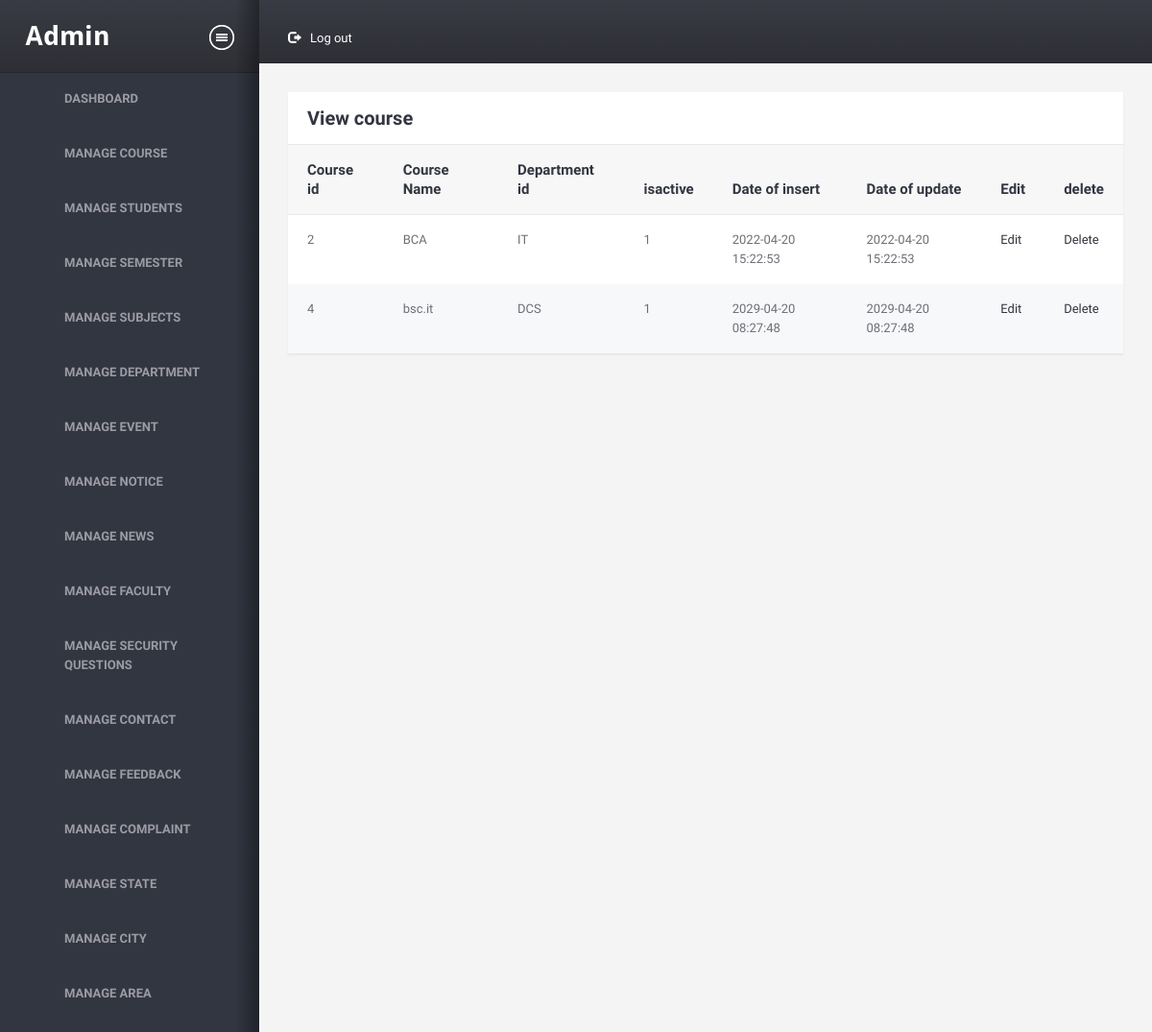
/admin/viewcourse.php (signed in), run on the app's committed database.
### tables this page shows
CREATE TABLE `course` (
  `course_id` int(11) NOT NULL,
  `course_name` varchar(20) NOT NULL,
  `department_id` int(11) NOT NULL,
  `isactive` int(1) NOT NULL,
  `doi` datetime NOT NULL,
  `dou` datetime NOT NULL
);

CREATE TABLE `department` (
  `department_id` int(11) NOT NULL,
  `name` varchar(20) NOT NULL,
  `doi` datetime NOT NULL,
  `dou` datetime NOT NULL,
  `isactive` int(1) NOT NULL
);

### admin/viewcourse.php (the view, shortened to what this page needs)
<!DOCTYPE HTML>
<html>
<head>
<link href="assets/css/A.style.css%2bbootstrap.css%2cMcc.0ONHoLZfWm.css.pagespeed.cf.2IS1LTyY4Z.css" rel="stylesheet" media="screen"/>
</head>
<body>
<div class="wrapper">
    <div class="structure-row">
        <?php require 'sidebar.php';?>
        <div class="right-sec">
            <header>
                <nav class="topnav">
                    <ul id="nav1">
                        <li class="settings">
                            <a href="logout.php"><i class="glyphicon glyphicon-log-out"></i>Log out</a>
                        </li>
                    </ul>
                </nav>
                <div class="clearfix"></div>
            </header>
            <div class="content-section">
                <div class="container-liquid">
                    <div class="row">
                        <div class="col-xs-12">
                            <div class="sec-box">
                                <a class="closethis">Close</a>
                                <header>
                                    <h2 class="heading">View course</h2>
                                </header>
                                <div class="contents">
                                    <a class="togglethis">Toggle</a>
                                    <section>
                                        <table class="table">
                                            <thead>
                                                <tr>
                                                    <th>Course id</th>
                                                    <th>Course Name</th>
                                                    <th>Department id</th>
                                                    <th>isactive</th>
                                                    <th>Date of insert</th>
                                                    <th>Date of update</th>
                                                    <th>Edit</th>
                                                    <th>delete</th>
                                                </tr>
                                            </thead>
                                            <?php
                require '../common/dbconnect.php';
                $qry = "SELECT ci.course_id,ci.isactive ,ci.course_name,ci.department_id,ci.doi,ci.dou,st.name,st.department_id FROM course as ci LEFT JOIN department as st ON ci.department_id=st.department_id WHERE ci.isactive !=2";
                $rs = mysqli_query($conn,$qry);
                if (mysqli_num_rows($rs)>0)
                {
                    while ($row = mysqli_fetch_assoc($rs))
                    {
                        ?>
                        <tr>
                        <td><?php echo $row['course_id']; ?></td>
                        <td><?php echo $row['course_name']; ?></td>
                        <td><?php echo $row['name']; ?></td>
                        <td><?php echo $row['isactive']; ?></td>
                        <td><?php echo $row['doi']; ?></td>
                        <td><?php echo $row['dou']; ?></td>
                        <td><a href="editcourse.php?id=<?php echo $row['course_id'];?>">Edit</a></td>
                        <td><a href="deletecourse.php?id=<?php echo $row['course_id'];?>">Delete</a></td>
                        </tr>
                        <?php
                    }
                }
                else
                {
                    echo "0 Row found";
                }
                         ?>
                                        </table>
                                    </section>
                                </div>
                            </div>
                        </div>
                    </div>
                </div>
            </div>
        </div>
    </div>
</div>
</body>
</html>

### data on the page
course: course_id "2", course_name "BCA", department.name "IT", isactive "1", doi "2022-04-20 15:22:53", dou "2022-04-20 15:22:53"
course: course_id "4", course_name "bsc.it", department.name "DCS", isactive "1", doi "2029-04-20 08:27:48", dou "2029-04-20 08:27:48"
